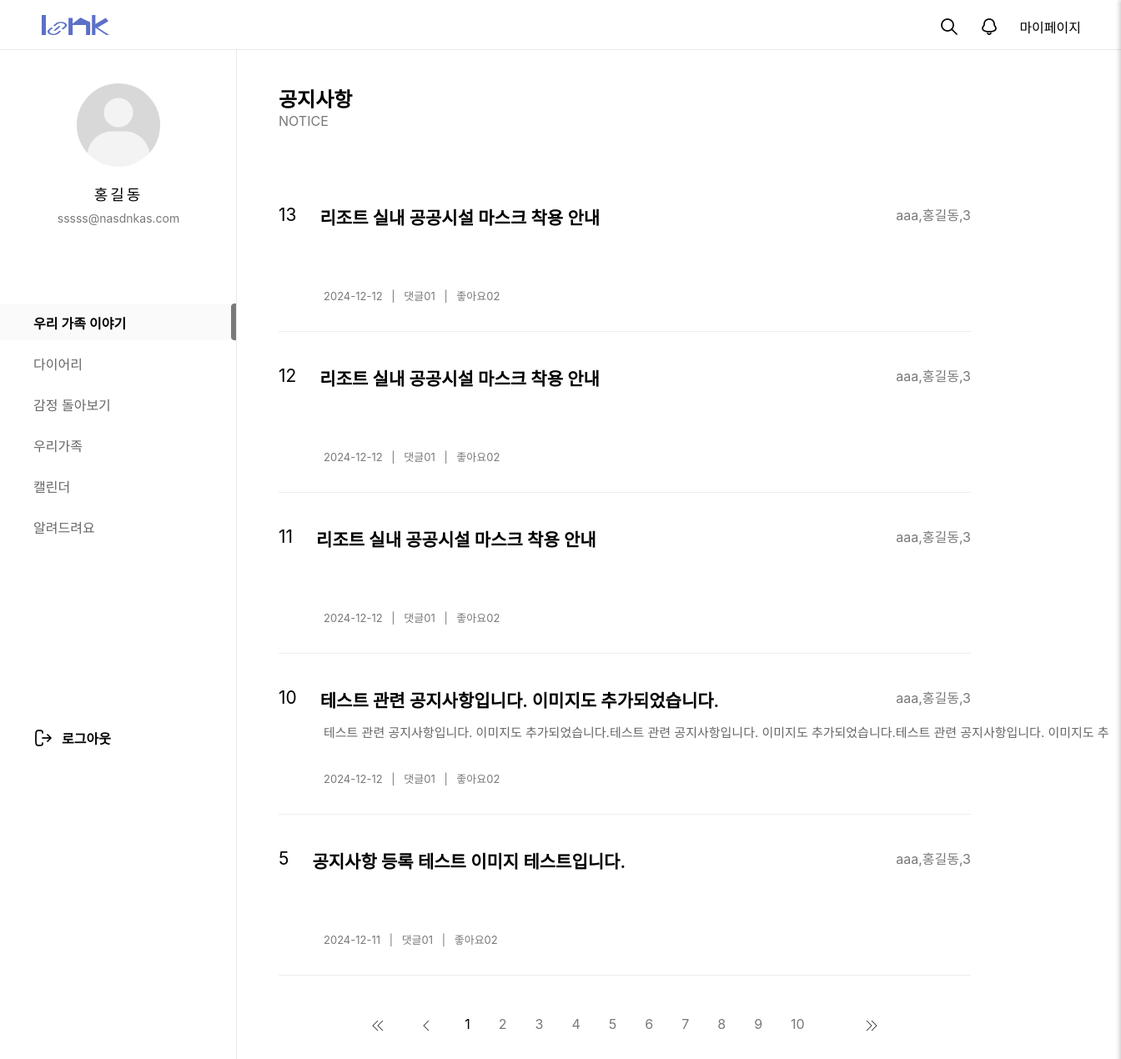
/customer/noticelist/ (signed in), run on the app's committed database.
### loginpage/models.py (models this page shows, shortened)
class Member(models.Model):
  id = models.CharField(max_length=50,primary_key=True)
  pw = models.CharField(max_length=100)
  name = models.CharField(max_length=100)
  nicName = models.CharField(max_length=100,default='123')
  mail = models.EmailField(max_length=100)
  birthday = models.CharField(max_length=50)
  gender = models.CharField(max_length=10,choices=[('남자', '남자'), ('여자', '여자')])
  mdate = models.DateTimeField(auto_now=True)
  created_group = models.OneToOneField(
        'diary.GroupDiary',  # '앱이름.모델이름' 형식
        on_delete=models.SET_NULL,
        null=True,
        blank=True,
        related_name='creator'
    )
  joined_group = models.ForeignKey(
        'diary.GroupDiary',  # '앱이름.모델이름' 형식
        on_delete=models.SET_NULL,
        null=True,
        blank=True,
        related_name='members'
    )

### customer/models.py (models this page shows, shortened)
class NoticeBoard(models.Model):
  bno = models.AutoField(primary_key=True)
  member = models.ForeignKey(Administrator,on_delete=models.SET_NULL, null=True)
  btitle = models.CharField(max_length=1000)
  bcontent = models.TextField()
  bdate = models.DateTimeField(auto_now=True)
  bfile = models.ImageField(null=True, blank=True, upload_to='uploads/')
  bfile_thumbnail = models.ImageField(null=True, blank=True, upload_to='uploads/')
  category = models.IntegerField(null=True, blank=False)
  like_members = models.ManyToManyField(Member, related_name='like_postboards',  blank=True)

### admin1/models.py (models this page shows)
class Administrator(models.Model):
  ano = models.IntegerField(default=0)
  id = models.CharField(max_length=50,primary_key=True)
  pw = models.CharField(max_length=100)
  name = models.CharField(max_length=100)
  nickname = models.CharField(max_length=100,default='관리자')
  tel = models.CharField(max_length=20,default='010-0000-0000')
  role = models.IntegerField()
  adate = models.DateTimeField(auto_now=True)
  def __str__(self):
    return f"{self.id},{self.name},{self.role}"

### customer/views.py (the view)
# urls.py: path('noticelist/', views.noticelist, name="noticelist"),
def noticelist(request):
  mem = Member.objects.filter(id = request.session['session_id'])
  qs = NoticeBoard.objects.all().order_by('-bno')
  context = {'notice_list':qs, 'mem_info':mem[0]}
  return render(request, 'customer_notice_list.html', context)

### customer/templates/customer_notice_list.html (shortened to what this page needs)
{% extends 'main_navi_base.html' %}
{% load static %}
  {% block profill-block%}
  <div id="user_profile">
    <div id="pimg">
      <img src="/static/images/home/default_profile.png" alt="">
    </div>
    <p id="uName" >{{mem_info.name}}</p>
    <p id="uEmail">{{mem_info.mail}}</p>
  </div>
  {% endblock profill-block%}
  {% block container-block%}
  <div id="container">
    <div id="notice_title_area">
      <h2 id="noticeTit">공지사항</h2>
      <p id="noticeTit2">NOTICE</p>
    </div>
    <div id="notice_list_area">
      {% for notice in notice_list %}
      <div class="notice_list_group">
        <a href="/customer/noticeview/{{notice.bno}}/">
          <div class="notice_wrap_cont">
            <div class="tit_post">
              <div class="num_txt">{{notice.bno}}</div>
              <div>{{notice.btitle}}</div>
              <div id="Nname">{{notice.member}}</div>
            </div>
            <p class="desc_cont">
              <span class="list_txt">{{notice.bcontent}}</span>
            </p>
          </div>
          <dl class="list_post_info">
            <dd class="txt_g">
              <span>{{notice.bdate|date:'Y-m-d'}}</span><span class="space"> | </span>
              <span>댓글</span><span>01</span><span class="space"> | </span>
              <span>좋아요</span><span>02</span>
            </dd>
          </dl>
        </a>
      </div>
      {% endfor %}
    </div>
    <ul class="page_num">
      <li><a href="#"><img src="images/left_double.png" alt=""></a></li>
      <li><a href="#"><img src="images/left.png" alt=""></a></li>
      <li class="nowNum"><a href="#">1</a></li>
      <li><a href="#">2</a></li>
      <li><a href="#">3</a></li>
      <li><a href="#">4</a></li>
      <li><a href="#">5</a></li>
      <li><a href="#">6</a></li>
      <li><a href="#">7</a></li>
      <li><a href="#">8</a></li>
      <li><a href="#">9</a></li>
      <li><a href="#">10</a></li>
      <li><a href="#"><img src="images/right.png" alt=""></a></li>
      <li><a href="#"><img src="images/right_double.png" alt=""></a></li>
    </ul>
  </div>
  {% endblock container-block%}

### static/css/main_navi_base.css (style rules this page uses)
* { margin: 0; padding: 0; font-family: "Pretendard Variable", Pretendard, -apple-system, BlinkMacSystemFont, system-ui, Roboto, "Helvetica Neue", "Segoe UI", "Apple SD Gothic Neo", "Noto Sans KR", "Malgun Gothic", "Apple Color Emoji", "Segoe UI Emoji", "Segoe UI Symbol", sans-serif; }
a { text-decoration: none; color: inherit; cursor: pointer; }
ol, ul { list-style: none; }
#user_profile { width: 284px; height: 264px; text-align: center; }
#uName { font-size: 18px; font-weight: 500; letter-spacing: 3px; line-height: 21px; margin-top:23px }
#uEmail { font-size: 14px; font-weight: 400; line-height: 17px; color: #797979; margin-top:9px }
#pimg { width: 100px; height: 100px; border-radius: 100%; overflow: hidden; margin: 40px auto 0; }
#pimg img { width: 100%; height: 100%; object-fit: cover; }

### static/css/customer/customer_service.css (style rules this page uses)
* { margin: 0; padding: 0; box-sizing: border-box; font-family: "Pretendard Variable", Pretendard, -apple-system, BlinkMacSystemFont, system-ui, Roboto, "Helvetica Neue", "Segoe UI", "Apple SD Gothic Neo", "Noto Sans KR", "Malgun Gothic", "Apple Color Emoji", "Segoe UI Emoji", "Segoe UI Symbol", sans-serif; }
a { text-decoration: none; }
body, html { height: 100%; }
#container { width: 100%; min-height: 100vh; padding: 100px 180px 300px 334px; }

### static/css/customer/customer_notice_view.css (style rules this page uses)
* { margin: 0; padding: 0; box-sizing: border-box; font-family: "Pretendard Variable", Pretendard, -apple-system, BlinkMacSystemFont, system-ui, Roboto, "Helvetica Neue", "Segoe UI", "Apple SD Gothic Neo", "Noto Sans KR", "Malgun Gothic", "Apple Color Emoji", "Segoe UI Emoji", "Segoe UI Symbol", sans-serif; }
a { text-decoration: none; }
body, html { height: 100%; }
#container { width: 100%; min-height: 100vh; padding: 100px 180px 300px 334px; }

### static/css/customer/customer_notice_list.css (style rules this page uses)
* { margin: 0; padding: 0; box-sizing: border-box; font-family: "Pretendard Variable", Pretendard, -apple-system, BlinkMacSystemFont, system-ui, Roboto, "Helvetica Neue", "Segoe UI", "Apple SD Gothic Neo", "Noto Sans KR", "Malgun Gothic", "Apple Color Emoji", "Segoe UI Emoji", "Segoe UI Symbol", sans-serif; }
a { text-decoration: none; color:inherit; }
body, html { height: 100%; }
#container { width: 100%; min-height: 100vh; padding: 60px 300px 0 300px; }
#notice_title_area { width:100%; margin-bottom: 50px; }
#noticeTit { font-weight:610; }
#noticeTit2 { font-size:16px; color:#797979; margin-bottom:29px; }
#notice_list_area { width:100%; margin-bottom: 40px; }
.notice_list_group { width:100%; height:193px; padding-top:40px; border-bottom:1px solid #EEEEEE; box-sizing:border-box; }
.notice_wrap_cont { width:100%; height:76px; }
.desc_cont { width:1000px; height:38px; overflow: hidden; text-overflow: ellipsis; display: -webkit-box; -webkit-box-orient: vertical; -webkit-line-clamp:2; padding-top:14px; padding-left:54px; }
.tit_post { display:flex; font-size:21px; font-weight:600; }
.num_txt { font-size:21px; font-weight:400; margin-right:10px; padding-right:18px; }
#Nname { font-size: 16px; font-weight: 400; color: #797979; margin-left: auto; }
.list_txt { font-size:15px; font-weight:400; color:#666666; line-height:21px; }
.txt_g { font-size:13px; font-weight:400; color:#797979; padding-top:24px; padding-left:54px; }
.txt_g .space { margin:0 7px; }
.page_num { width:100%; height:38px; display:flex; justify-content:center; list-style-type:none; padding-bottom:113px; }
.page_num li { margin:0 5px; }
.page_num a { display:block; padding:8px 12px; text-decoration:none; color: #797979; border-radius: 4px; transition: background-color 0.3s; }
.page_num .nowNum a { color:black; }

### static/css/emotion/emotion.css (style rules this page uses)
* { margin: 0; padding: 0; box-sizing: border-box; font-family: "Pretendard Variable", Pretendard, -apple-system, BlinkMacSystemFont, system-ui, Roboto, "Helvetica Neue", "Segoe UI", "Apple SD Gothic Neo", "Noto Sans KR", "Malgun Gothic", "Apple Color Emoji", "Segoe UI Emoji", "Segoe UI Symbol", sans-serif; }
a { text-decoration: none; color: inherit; cursor: pointer; }
ol, ul { list-style: none; }
body, html { height: 100%; }
#container { width: 100%; min-height: 100vh; padding: 100px 100px 100px 334px; }

### static/css/mypage/mypage_modi.css (style rules this page uses)
* { margin: 0; padding: 0; box-sizing: border-box; font-family: "Pretendard Variable", Pretendard, -apple-system, BlinkMacSystemFont, system-ui, Roboto, "Helvetica Neue", "Segoe UI", "Apple SD Gothic Neo", "Noto Sans KR", "Malgun Gothic", "Apple Color Emoji", "Segoe UI Emoji", "Segoe UI Symbol", sans-serif; }
a { text-decoration: none; color:inherit; }
body, html { height: 100%; }
#container { width: 100%; min-height: 100vh; padding: 100px 180px 300px 334px; }

### data on the page
Member: name "홍길동", mail "sssss@nasdnkas.com"
NoticeBoard: bno "13", btitle "리조트 실내 공공시설 마스크 착용 안내", member "aaa,홍길동,3", bdate "2024-12-12"
NoticeBoard: bno "12", btitle "리조트 실내 공공시설 마스크 착용 안내", member "aaa,홍길동,3", bdate "2024-12-12"
NoticeBoard: bno "11", btitle "리조트 실내 공공시설 마스크 착용 안내", member "aaa,홍길동,3", bdate "2024-12-12"
NoticeBoard: bno "10", btitle "테스트 관련 공지사항입니다. 이미지도 추가되었습니다.", member "aaa,홍길동,3", bcontent "테스트 관련 공지사항입니다. 이미지도 추가되었습니다.테스트 관련 공지사항입니다. 이미지도 추가되었습니다.테스트 관련 공지사항입니다.…", bdate "2024-12-12"
NoticeBoard: bno "5", btitle "공지사항 등록 테스트 이미지 테스트입니다.", member "aaa,홍길동,3", bdate "2024-12-11"
